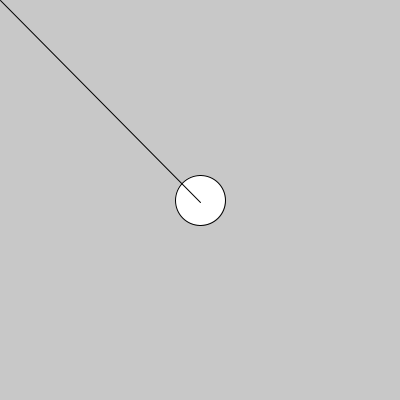
Frame 1 (no input)
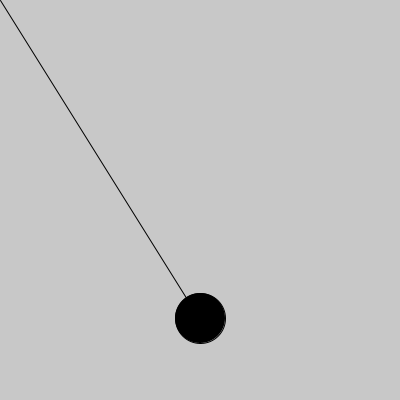
Frame 60 (the mouse pressed at the canvas centre just before this capture)
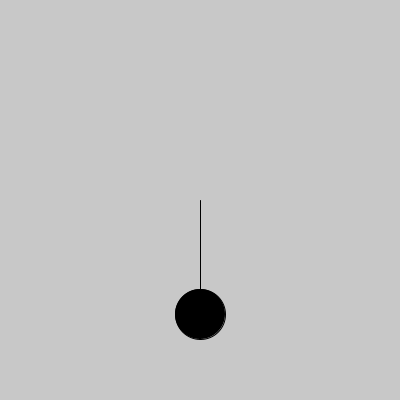
Frame 120 (the mouse held since frame 60 and released just before this capture)

The Processing sketch that drew these frames (run headless with seeded random() and noise(); from frame 60 on, the mouse is pressed at the canvas centre):

// Processing sketch: condicional_rebote_xy_velocidad_click
// ── condicional_rebote_xy_velocidad_click.pde
int tam = 50;
int radio = tam/2;
int dir = 1;
int vel = 2;
int posY;

void setup(){
  size(400,400);
  posY = width/2;
}

void draw(){
  background(200);
  ellipse(width/2, posY, tam, tam);
  if(posY+radio > height || posY-radio < 0){
    dir = (dir * -1);
  }
  posY = posY + (dir * vel);
  if(dist(width/2, posY, mouseX, mouseY) < radio){
    fill(0,255,0);
  }else{
    fill(0);
  }
  line(width/2, posY,mouseX,mouseY);
}

void mouseClicked(){
  if(dist(width/2, posY, mouseX, mouseY) < radio){
    dir = dir * -1;
  }
}
